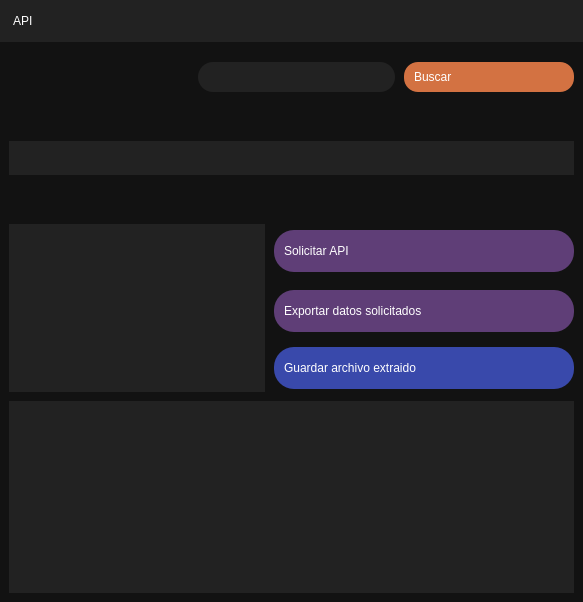
         <widget class="QWidget" name="APIWidget">
          <layout class="QGridLayout" name="gridLayout_7">
           <property name="leftMargin">
            <number>0</number>
           </property>
           <property name="topMargin">
            <number>0</number>
           </property>
           <property name="rightMargin">
            <number>0</number>
           </property>
           <property name="bottomMargin">
            <number>0</number>
           </property>
           <property name="spacing">
            <number>0</number>
           </property>
           <item row="0" column="0">
            <widget class="QFrame" name="frameAPIContainer">
             <property name="styleSheet">
              <string notr="true">QFrame {
	background-color : #121212;
}</string>
             </property>
             <property name="frameShape">
              <enum>QFrame::NoFrame</enum>
             </property>
             <property name="frameShadow">
              <enum>QFrame::Plain</enum>
             </property>
             <property name="lineWidth">
              <number>0</number>
             </property>
             <layout class="QGridLayout" name="gridLayout_15">
              <property name="leftMargin">
               <number>0</number>
              </property>
              <property name="topMargin">
               <number>0</number>
              </property>
              <property name="rightMargin">
               <number>0</number>
              </property>
              <property name="bottomMargin">
               <number>0</number>
              </property>
              <property name="spacing">
               <number>0</number>
              </property>
              <item row="0" column="0">
               <widget class="QFrame" name="frameAPIContent">
                <property name="styleSheet">
                 <string notr="true"/>
                </property>
                <property name="frameShadow">
                 <enum>QFrame::Plain</enum>
                </property>
                <property name="lineWidth">
                 <number>0</number>
                </property>
                <layout class="QGridLayout" name="gridLayout_10">
                 <property name="leftMargin">
                  <number>0</number>
                 </property>
                 <property name="topMargin">
                  <number>0</number>
                 </property>
                 <property name="rightMargin">
                  <number>0</number>
                 </property>
                 <property name="bottomMargin">
                  <number>0</number>
                 </property>
                 <property name="spacing">
                  <number>0</number>
                 </property>
                 <item row="1" column="0" colspan="2">
                  <widget class="QFrame" name="frameDataSearcher">
                   <property name="minimumSize">
                    <size>
                     <width>50</width>
                     <height>80</height>
                    </size>
                   </property>
                   <property name="maximumSize">
                    <size>
                     <width>16777215</width>
                     <height>80</height>
                    </size>
                   </property>
                   <property name="styleSheet">
                    <string notr="true">QFrame {
	background-color : #121212;
}</string>
                   </property>
                   <property name="frameShape">
                    <enum>QFrame::NoFrame</enum>
                   </property>
                   <property name="frameShadow">
                    <enum>QFrame::Plain</enum>
                   </property>
                   <property name="lineWidth">
                    <number>0</number>
                   </property>
                   <layout class="QGridLayout" name="gridLayout_11">
                    <property name="leftMargin">
                     <number>0</number>
                    </property>
                    <property name="topMargin">
                     <number>0</number>
                    </property>
                    <property name="rightMargin">
                     <number>9</number>
                    </property>
                    <property name="bottomMargin">
                     <number>9</number>
                    </property>
                    <property name="spacing">
                     <number>9</number>
                    </property>
                    <item row="1" column="2">
                     <widget class="QPushButton" name="pushButtonSearch">
                      <property name="minimumSize">
                       <size>
                        <width>170</width>
                        <height>30</height>
                       </size>
                      </property>
                      <property name="maximumSize">
                       <size>
                        <width>70</width>
                        <height>30</height>
                       </size>
                      </property>
                      <property name="styleSheet">
                       <string notr="true">QPushButton{
	background-color: #D37242;

	border-top-left-radius: 14px;
	border-bottom-left-radius: 14px;
	border-top-right-radius: 14px;
	border-bottom-right-radius: 14px;

	font : 75 10pt &quot;Microsoft JhengHei UI&quot; bold;
	color: #FFFFFF;
	padding : 10px;

	text-align : left;
}

QPushButton:hover{
	background-color: #BB673D;
	border-top-left-radius: 14px;	
	border-bottom-left-radius: 14px;
	border-top-right-radius: 14px;
	border-bottom-right-radius: 14px;

	font : 75 10pt &quot;Microsoft JhengHei UI&quot; bold;
	color: #FFFFFF;
	text-align : left;

}</string>
                      </property>
                      <property name="text">
                       <string>Buscar</string>
                      </property>
                      <property name="icon">
                       <iconset>
                        <normaloff>../img/icons/24x24/cil-arrow-circle-right.png</normaloff>../img/icons/24x24/cil-arrow-circle-right.png</iconset>
                      </property>
                      <property name="iconSize">
                       <size>
                        <width>24</width>
                        <height>24</height>
                       </size>
                      </property>
                     </widget>
                    </item>
                    <item row="1" column="1">
                     <widget class="QLineEdit" name="lineEditSearcher">
                      <property name="minimumSize">
                       <size>
                        <width>0</width>
                        <height>0</height>
                       </size>
                      </property>
                      <property name="maximumSize">
                       <size>
                        <width>16777215</width>
                        <height>16777214</height>
                       </size>
                      </property>
                      <property name="styleSheet">
                       <string notr="true">QLineEdit {
	font: 25 18pt &quot;Microsoft YaHei UI&quot;;
	background-color : #222222;
	color : #FFFFFF;
	border : 2px;
	border-radius : 15px;
}

QLineEdit::hover{
	background-color: #121212;
	border : 1px solid #5F3E77;
}</string>
                      </property>
                     </widget>
                    </item>
                    <item row="1" column="0">
                     <spacer name="horizontalSpacer_2">
                      <property name="orientation">
                       <enum>Qt::Horizontal</enum>
                      </property>
                      <property name="sizeHint" stdset="0">
                       <size>
                        <width>40</width>
                        <height>20</height>
                       </size>
                      </property>
                     </spacer>
                    </item>
                    <item row="2" column="1" colspan="2">
                     <spacer name="verticalSpacer_5">
                      <property name="orientation">
                       <enum>Qt::Vertical</enum>
                      </property>
                      <property name="sizeHint" stdset="0">
                       <size>
                        <width>20</width>
                        <height>40</height>
                       </size>
                      </property>
                     </spacer>
                    </item>
                    <item row="0" column="1" colspan="2">
                     <spacer name="verticalSpacer_6">
                      <property name="orientation">
                       <enum>Qt::Vertical</enum>
                      </property>
                      <property name="sizeHint" stdset="0">
                       <size>
                        <width>20</width>
                        <height>40</height>
                       </size>
                      </property>
                     </spacer>
                    </item>
                   </layout>
                  </widget>
                 </item>
                 <item row="0" column="0" colspan="2">
                  <widget class="QLabel" name="labelApiTitle">
                   <property name="minimumSize">
                    <size>
                     <width>0</width>
                     <height>42</height>
                    </size>
                   </property>
                   <property name="maximumSize">
                    <size>
                     <width>16777215</width>
                     <height>42</height>
                    </size>
                   </property>
                   <property name="sizeIncrement">
                    <size>
                     <width>0</width>
                     <height>0</height>
                    </size>
                   </property>
                   <property name="baseSize">
                    <size>
                     <width>0</width>
                     <height>50</height>
                    </size>
                   </property>
                   <property name="styleSheet">
                    <string notr="true">QLabel{
	background-color: #222222;
	font : 77 17pt &quot;Microsoft JhengHei UI&quot; ;
	color : #FFFFFF;
	border-radius : 0px;
	text-align : left;
	padding: 10px;
}
</string>
                   </property>
                   <property name="lineWidth">
                    <number>0</number>
                   </property>
                   <property name="text">
                    <string>API</string>
                   </property>
                  </widget>
                 </item>
                 <item row="2" column="0" colspan="2">
                  <widget class="QFrame" name="frameAPIView">
                   <property name="styleSheet">
                    <string notr="true">QFrame{
	background-color: #121212;
	border-radius : 0px;
}
</string>
                   </property>
                   <property name="frameShape">
                    <enum>QFrame::NoFrame</enum>
                   </property>
                   <property name="frameShadow">
                    <enum>QFrame::Plain</enum>
                   </property>
                   <property name="lineWidth">
                    <number>0</number>
                   </property>
                   <layout class="QGridLayout" name="gridLayout_12">
                    <property name="leftMargin">
                     <number>0</number>
                    </property>
                    <property name="topMargin">
                     <number>0</number>
                    </property>
                    <property name="rightMargin">
                     <number>0</number>
                    </property>
                    <property name="bottomMargin">
                     <number>0</number>
                    </property>
                    <property name="horizontalSpacing">
                     <number>0</number>
                    </property>
                    <property name="verticalSpacing">
                     <number>9</number>
                    </property>
                    <item row="0" column="0">
                     <widget class="QFrame" name="frameAPIRequest">
                      <property name="styleSheet">
                       <string notr="true"/>
                      </property>
                      <property name="frameShape">
                       <enum>QFrame::NoFrame</enum>
                      </property>
                      <property name="frameShadow">
                       <enum>QFrame::Plain</enum>
                      </property>
                      <property name="lineWidth">
                       <number>0</number>
                      </property>
                      <layout class="QGridLayout" name="gridLayout_13">
                       <property name="leftMargin">
                        <number>0</number>
                       </property>
                       <property name="topMargin">
                        <number>0</number>
                       </property>
                       <property name="rightMargin">
                        <number>0</number>
                       </property>
                       <property name="bottomMargin">
                        <number>0</number>
                       </property>
                       <property name="spacing">
                        <number>0</number>
                       </property>
                       <item row="4" column="0" colspan="2">
                        <widget class="QFrame" name="frameAPIRequestContent">
                         <property name="styleSheet">
                          <string notr="true">QFrame{
	background-color: #121212;
	border-radius : 0px;
}
</string>
                         </property>
                         <property name="frameShape">
                          <enum>QFrame::NoFrame</enum>
                         </property>
                         <property name="frameShadow">
                          <enum>QFrame::Plain</enum>
                         </property>
                         <property name="lineWidth">
                          <number>0</number>
                         </property>
                         <layout class="QGridLayout" name="gridLayout_16">
                          <property name="rightMargin">
                           <number>9</number>
                          </property>
                          <property name="bottomMargin">
                           <number>9</number>
                          </property>
                          <property name="spacing">
                           <number>9</number>
                          </property>
                          <item row="13" column="0" colspan="3">
                           <widget class="QTableWidget" name="tableWidgetRequestData">
                            <property name="styleSheet">
                             <string notr="true">QTableWidget {
	background-color : #222222;
	font : 75 13pt &quot;Microsoft JhengHei UI&quot; bold;
	color : #D37242;
	border-radius : 0px;
	padding-left : 50px;
	text-align : left;
}

QHeaderView::section {
    background-color : #6178B2;
    font : 75 13pt &quot;Microsoft JhengHei UI&quot; bold;
    color : #FFFFFF;
    border-radius : 0px;
    text-align : left;
}</string>
                            </property>
                           </widget>
                          </item>
                          <item row="10" column="0" rowspan="3">
                           <widget class="QListView" name="listViewRequest">
                            <property name="maximumSize">
                             <size>
                              <width>500</width>
                              <height>16777215</height>
                             </size>
                            </property>
                            <property name="styleSheet">
                             <string notr="true">QListView {
    background-color : #222222;
    font : 75 13pt &quot;Microsoft JhengHei UI&quot; bold;
    color : #D37242;
    border-radius : 0px;
    padding-left : 50px;
    text-align : left;
}

QListView::hover {
	color : #6B5876;
}</string>
                            </property>
                           </widget>
                          </item>
                          <item row="4" column="0" colspan="3">
                           <spacer name="verticalSpacer_9">
                            <property name="orientation">
                             <enum>Qt::Vertical</enum>
                            </property>
                            <property name="sizeType">
                             <enum>QSizePolicy::Fixed</enum>
                            </property>
                            <property name="sizeHint" stdset="0">
                             <size>
                              <width>20</width>
                              <height>40</height>
                             </size>
                            </property>
                           </spacer>
                          </item>
                          <item row="1" column="0" colspan="3">
                           <spacer name="verticalSpacer_10">
                            <property name="orientation">
                             <enum>Qt::Vertical</enum>
                            </property>
                            <property name="sizeType">
                             <enum>QSizePolicy::Fixed</enum>
                            </property>
                            <property name="sizeHint" stdset="0">
                             <size>
                              <width>20</width>
                              <height>10</height>
                             </size>
                            </property>
                           </spacer>
                          </item>
                          <item row="10" column="1" colspan="2">
                           <widget class="QPushButton" name="pushButtonRequestData">
                            <property name="minimumSize">
                             <size>
                              <width>300</width>
                              <height>42</height>
                             </size>
                            </property>
                            <property name="maximumSize">
                             <size>
                              <width>500</width>
                              <height>16777215</height>
                             </size>
                            </property>
                            <property name="styleSheet">
                             <string notr="true">QPushButton{
	background-color : #5F3E77;
	font : 75 13pt &quot;Microsoft JhengHei UI&quot; bold;
	color : #FFFFFF;

	border : 2px;
	border-radius : 20px;

	text-align : left;
	padding: 10px;
}

QPushButton:hover{

	background-color: #61364F;
	color : #FFFFFF;
}
</string>
                            </property>
                            <property name="text">
                             <string>Solicitar API</string>
                            </property>
                            <property name="icon">
                             <iconset>
                              <normaloff>../img/icons/24x24/cil-view-column.png</normaloff>../img/icons/24x24/cil-view-column.png</iconset>
                            </property>
                            <property name="iconSize">
                             <size>
                              <width>24</width>
                              <height>24</height>
                             </size>
                            </property>
                           </widget>
                          </item>
                          <item row="11" column="1" colspan="2">
                           <widget class="QPushButton" name="pushButtonExportRequestedData">
                            <property name="minimumSize">
                             <size>
                              <width>300</width>
                              <height>42</height>
                             </size>
                            </property>
                            <property name="maximumSize">
                             <size>
                              <width>500</width>
                              <height>16777215</height>
                             </size>
                            </property>
                            <property name="cursor">
                             <cursorShape>ArrowCursor</cursorShape>
                            </property>
                            <property name="styleSheet">
                             <string notr="true">QPushButton{
	background-color : #5F3E77;
	font : 75 13pt &quot;Microsoft JhengHei UI&quot; bold;
	color : #FFFFFF;

	border : 2px;
	border-radius : 20px;

	text-align : left;
	padding: 10px;
}

QPushButton:hover{

	background-color: #61364F;
	color : #FFFFFF;
}
</string>
                            </property>
                            <property name="text">
                             <string>Exportar datos solicitados</string>
                            </property>
                            <property name="icon">
                             <iconset>
                              <normaloff>../img/icons/24x24/cil-copy.png</normaloff>../img/icons/24x24/cil-copy.png</iconset>
                            </property>
                            <property name="iconSize">
                             <size>
                              <width>24</width>
                              <height>24</height>
                             </size>
                            </property>
                            <property name="flat">
                             <bool>true</bool>
                            </property>
                           </widget>
                          </item>
                          <item row="12" column="1" colspan="2">
                           <widget class="QPushButton" name="pushButtonSaveRequestedData">
                            <property name="minimumSize">
                             <size>
                              <width>300</width>
                              <height>42</height>
                             </size>
                            </property>
                            <property name="maximumSize">
                             <size>
                              <width>500</width>
                              <height>16777215</height>
                             </size>
                            </property>
                            <property name="styleSheet">
                             <string notr="true">QPushButton{
	background-color: #3949AB;

	border-radius : 20px;

	font : 75 13pt &quot;Microsoft JhengHei UI&quot; bold;
	color : #FFFFFF;

	border : 2px;

	text-align : left;
	padding: 10px;
}

QPushButton:hover{
	background-color: #303F9F;
	color: #FFFFFF;

}</string>
                            </property>
                            <property name="text">
                             <string>Guardar archivo extraido</string>
                            </property>
                            <property name="icon">
                             <iconset>
                              <normaloff>../img/icons/24x24/cil-save.png</normaloff>../img/icons/24x24/cil-save.png</iconset>
                            </property>
                            <property name="iconSize">
                             <size>
                              <width>24</width>
                              <height>24</height>
                             </size>
                            </property>
                           </widget>
                          </item>
                          <item row="2" column="0" colspan="3">
                           <widget class="QLabel" name="labelStatusRequestedData">
                            <property name="styleSheet">
                             <string notr="true">QLabel{
	background-color: #222222;
	font : 77 17pt &quot;Microsoft JhengHei UI&quot; ;
	color : #FFFFFF;
	border-radius : 0px;
	text-align : left;
	padding: 10px;
}
</string>
                            </property>
                            <property name="text">
                             <string/>
                            </property>
                           </widget>
                          </item>
                         </layout>
                        </widget>
                       </item>
                      </layout>
                     </widget>
                    </item>
                   </layout>
                  </widget>
                 </item>
                </layout>
               </widget>
              </item>
             </layout>
            </widget>
           </item>
          </layout>
         </widget>
